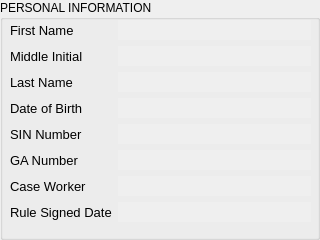
              <widget class="QGroupBox" name="groupBox_cl_info_personal">
               <property name="maximumSize">
                <size>
                 <width>320</width>
                 <height>240</height>
                </size>
               </property>
               <property name="title">
                <string>PERSONAL INFORMATION</string>
               </property>
               <widget class="QWidget" name="formLayoutWidget_2">
                <property name="geometry">
                 <rect>
                  <x>10</x>
                  <y>20</y>
                  <width>301</width>
                  <height>218</height>
                 </rect>
                </property>
                <layout class="QFormLayout" name="formLayout_client_info_personal">
                 <item row="1" column="0">
                  <widget class="QLabel" name="label_cl_info_fName">
                   <property name="minimumSize">
                    <size>
                     <width>100</width>
                     <height>20</height>
                    </size>
                   </property>
                   <property name="font">
                    <font>
                     <pointsize>10</pointsize>
                    </font>
                   </property>
                   <property name="text">
                    <string>First Name</string>
                   </property>
                  </widget>
                 </item>
                 <item row="2" column="0">
                  <widget class="QLabel" name="label_cl_info_mName">
                   <property name="minimumSize">
                    <size>
                     <width>100</width>
                     <height>20</height>
                    </size>
                   </property>
                   <property name="font">
                    <font>
                     <pointsize>10</pointsize>
                    </font>
                   </property>
                   <property name="text">
                    <string>Middle Initial</string>
                   </property>
                  </widget>
                 </item>
                 <item row="3" column="0">
                  <widget class="QLabel" name="label_cl_info_lName">
                   <property name="minimumSize">
                    <size>
                     <width>100</width>
                     <height>20</height>
                    </size>
                   </property>
                   <property name="font">
                    <font>
                     <pointsize>10</pointsize>
                    </font>
                   </property>
                   <property name="text">
                    <string>Last Name</string>
                   </property>
                  </widget>
                 </item>
                 <item row="4" column="0">
                  <widget class="QLabel" name="label_cl_info_dob">
                   <property name="minimumSize">
                    <size>
                     <width>100</width>
                     <height>20</height>
                    </size>
                   </property>
                   <property name="font">
                    <font>
                     <pointsize>10</pointsize>
                    </font>
                   </property>
                   <property name="text">
                    <string>Date of Birth</string>
                   </property>
                  </widget>
                 </item>
                 <item row="5" column="0">
                  <widget class="QLabel" name="label_cl_info_sin">
                   <property name="minimumSize">
                    <size>
                     <width>100</width>
                     <height>20</height>
                    </size>
                   </property>
                   <property name="font">
                    <font>
                     <pointsize>10</pointsize>
                    </font>
                   </property>
                   <property name="text">
                    <string>SIN Number</string>
                   </property>
                  </widget>
                 </item>
                 <item row="6" column="0">
                  <widget class="QLabel" name="label_cl_info_gaNum">
                   <property name="minimumSize">
                    <size>
                     <width>100</width>
                     <height>20</height>
                    </size>
                   </property>
                   <property name="font">
                    <font>
                     <pointsize>10</pointsize>
                    </font>
                   </property>
                   <property name="text">
                    <string>GA Number</string>
                   </property>
                  </widget>
                 </item>
                 <item row="7" column="0">
                  <widget class="QLabel" name="label_cl_info_caseWorker">
                   <property name="minimumSize">
                    <size>
                     <width>100</width>
                     <height>20</height>
                    </size>
                   </property>
                   <property name="font">
                    <font>
                     <pointsize>10</pointsize>
                    </font>
                   </property>
                   <property name="text">
                    <string>Case Worker</string>
                   </property>
                  </widget>
                 </item>
                 <item row="8" column="0">
                  <widget class="QLabel" name="label_cl_info_ruleSignDate">
                   <property name="minimumSize">
                    <size>
                     <width>100</width>
                     <height>20</height>
                    </size>
                   </property>
                   <property name="font">
                    <font>
                     <pointsize>10</pointsize>
                    </font>
                   </property>
                   <property name="text">
                    <string>Rule Signed Date</string>
                   </property>
                  </widget>
                 </item>
                 <item row="1" column="1">
                  <widget class="QLabel" name="label_cl_info_fName_val">
                   <property name="minimumSize">
                    <size>
                     <width>150</width>
                     <height>20</height>
                    </size>
                   </property>
                   <property name="font">
                    <font>
                     <pointsize>10</pointsize>
                    </font>
                   </property>
                   <property name="autoFillBackground">
                    <bool>true</bool>
                   </property>
                   <property name="text">
                    <string/>
                   </property>
                  </widget>
                 </item>
                 <item row="2" column="1">
                  <widget class="QLabel" name="label_cl_info_mName_val">
                   <property name="minimumSize">
                    <size>
                     <width>150</width>
                     <height>20</height>
                    </size>
                   </property>
                   <property name="font">
                    <font>
                     <pointsize>10</pointsize>
                    </font>
                   </property>
                   <property name="autoFillBackground">
                    <bool>true</bool>
                   </property>
                   <property name="text">
                    <string/>
                   </property>
                  </widget>
                 </item>
                 <item row="3" column="1">
                  <widget class="QLabel" name="label_cl_info_lName_val">
                   <property name="minimumSize">
                    <size>
                     <width>150</width>
                     <height>20</height>
                    </size>
                   </property>
                   <property name="font">
                    <font>
                     <pointsize>10</pointsize>
                    </font>
                   </property>
                   <property name="autoFillBackground">
                    <bool>true</bool>
                   </property>
                   <property name="text">
                    <string/>
                   </property>
                  </widget>
                 </item>
                 <item row="4" column="1">
                  <widget class="QLabel" name="label_cl_info_dob_val">
                   <property name="minimumSize">
                    <size>
                     <width>150</width>
                     <height>20</height>
                    </size>
                   </property>
                   <property name="font">
                    <font>
                     <pointsize>10</pointsize>
                    </font>
                   </property>
                   <property name="autoFillBackground">
                    <bool>true</bool>
                   </property>
                   <property name="text">
                    <string/>
                   </property>
                  </widget>
                 </item>
                 <item row="5" column="1">
                  <widget class="QLabel" name="label_cl_info_sin_val">
                   <property name="minimumSize">
                    <size>
                     <width>150</width>
                     <height>20</height>
                    </size>
                   </property>
                   <property name="font">
                    <font>
                     <pointsize>10</pointsize>
                    </font>
                   </property>
                   <property name="autoFillBackground">
                    <bool>true</bool>
                   </property>
                   <property name="text">
                    <string/>
                   </property>
                  </widget>
                 </item>
                 <item row="6" column="1">
                  <widget class="QLabel" name="label_cl_info_gaNum_val">
                   <property name="minimumSize">
                    <size>
                     <width>150</width>
                     <height>20</height>
                    </size>
                   </property>
                   <property name="font">
                    <font>
                     <pointsize>10</pointsize>
                    </font>
                   </property>
                   <property name="autoFillBackground">
                    <bool>true</bool>
                   </property>
                   <property name="text">
                    <string/>
                   </property>
                  </widget>
                 </item>
                 <item row="7" column="1">
                  <widget class="QLabel" name="label_cl_info_caseWorker_val">
                   <property name="minimumSize">
                    <size>
                     <width>150</width>
                     <height>20</height>
                    </size>
                   </property>
                   <property name="font">
                    <font>
                     <pointsize>10</pointsize>
                    </font>
                   </property>
                   <property name="autoFillBackground">
                    <bool>true</bool>
                   </property>
                   <property name="text">
                    <string/>
                   </property>
                  </widget>
                 </item>
                 <item row="8" column="1">
                  <widget class="QLabel" name="label_cl_info_ruleSignDate_val">
                   <property name="minimumSize">
                    <size>
                     <width>150</width>
                     <height>20</height>
                    </size>
                   </property>
                   <property name="font">
                    <font>
                     <pointsize>10</pointsize>
                    </font>
                   </property>
                   <property name="autoFillBackground">
                    <bool>true</bool>
                   </property>
                   <property name="text">
                    <string/>
                   </property>
                  </widget>
                 </item>
                </layout>
               </widget>
              </widget>
